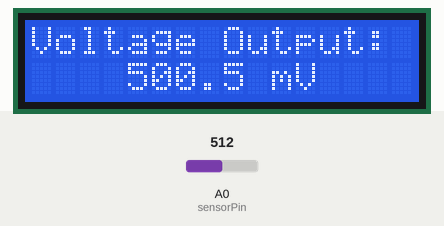
The sketch below on a simulated Arduino Uno, built with avr-gcc and run on an emulated ATmega328P. Shown: 16×2 character LCD. The inputs (shaded band) are chosen by the test bench; at power-on: A0 (sensorPin) = 512. What the sketch prints to the serial monitor is not drawn.

Above: at 2.7 s.
2.8 s: A0 (sensorPin) set to 716
At 4.1 s:
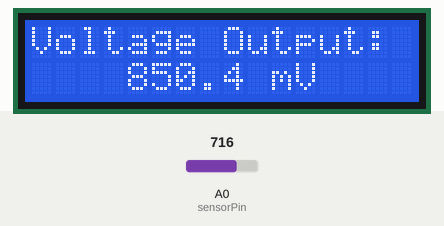
6.1 s: A0 (sensorPin) set to 900
At 7.1 s:
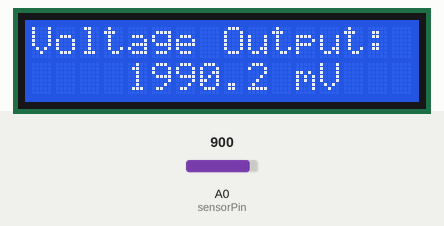
9.2 s: A0 (sensorPin) set to 1023
At 20.2 s:
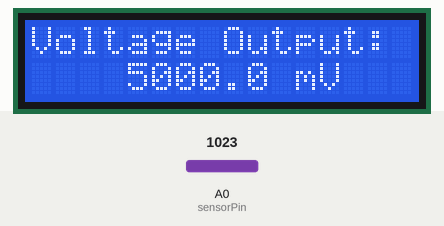
Timing chart, 0 to 20.5 s (numbered marks = the images above; inputs shaded):
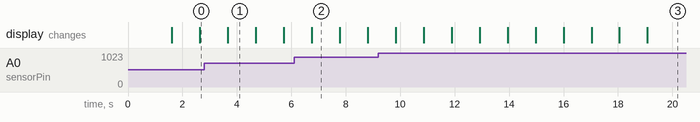

The sketch:

FYP_MA.ino
```cpp
#include <Wire.h>
#include <LiquidCrystal_I2C.h>

// Initialize the LCD.
LiquidCrystal_I2C lcd(0x27, 16, 2);

const int sensorPin = A0; // Analog pin for sensor input

// --- Moving Average Filter Parameters ---
const int FILTER_WINDOW_SIZE = 10; // Number of samples to average (adjust as needed)
int sensorReadings[FILTER_WINDOW_SIZE]; // Array to store raw readings
long runningSum = 0; // Sum of readings in the window
int readIndex = 0; // Index for circular buffer

// --- Variables for voltage conversion and output ---
float rawInputVoltage_mV = 0.0; // Raw input voltage in mV (before MA)
float filteredOutputVoltage_mV = 0.0; // Filtered output voltage in mV (after MA)

void setup() {
  Serial.begin(9600);
  lcd.init();
  lcd.backlight();

  // Initialize the moving average filter's buffer
  for (int i = 0; i < FILTER_WINDOW_SIZE; i++) {
    sensorReadings[i] = 0; // Start with all zeros in the buffer
  }
  runningSum = 0; // Ensure initial sum is zero

  lcd.clear();
  lcd.setCursor(0, 0);
  lcd.print("System Ready!");
  delay(1500); // Wait a bit to show "System Ready"
}

void loop() {
  // Read the new raw analog value from the sensor
  int newRawReading = analogRead(sensorPin);

  // --- Moving Average Filter Logic ---
  // 1. Subtract the oldest reading from the running sum
  runningSum -= sensorReadings[readIndex];

  // 2. Add the new reading to the running sum
  runningSum += newRawReading;

  // 3. Store the new reading in the array, replacing the oldest one
  sensorReadings[readIndex] = newRawReading;

  // 4. Advance the index for the next iteration, wrapping around
  readIndex = (readIndex + 1) % FILTER_WINDOW_SIZE;

  // Calculate the average of the raw ADC values
  float filteredRawADCValue = (float)runningSum / FILTER_WINDOW_SIZE;

  // Convert the raw (but now filtered) ADC value to voltage in mV
  // (Assuming Arduino's 5V reference and 10-bit ADC)
  filteredOutputVoltage_mV = (filteredRawADCValue * 5.0 / 1023.0) * 1000.0;

  // Optionally, convert the original raw reading to mV as well, if you want to see the raw noise
  rawInputVoltage_mV = (newRawReading * 5.0 / 1023.0) * 1000.0;


  // --- Display on LCD ---
  lcd.clear();
  lcd.setCursor(0, 0);
  lcd.print("Voltage Output:");
  lcd.setCursor(4, 1);
  lcd.print(filteredOutputVoltage_mV, 1); // Display filtered voltage with 1 decimal place
  lcd.print(" mV");

  // You can also print the raw voltage to Serial Monitor to compare the effect
  Serial.print("Raw: ");
  Serial.print(rawInputVoltage_mV, 1);
  Serial.print(" mV, Filtered: ");
  Serial.print(filteredOutputVoltage_mV, 1);
  Serial.println(" mV");

  delay(1000); // Delay for reading convenience
}
```

Measured:
- what the display in image 1 shows lasts 1.0 s, from 3.7 s to 4.7 s
